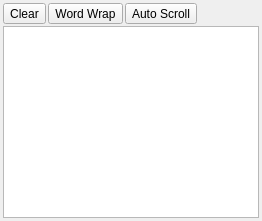
  <widget class="QDockWidget" name="dockWidgetLogs">
   <property name="windowTitle">
    <string>Logs</string>
   </property>
   <attribute name="dockWidgetArea">
    <number>8</number>
   </attribute>
   <widget class="QWidget" name="dockWidgetContents_3">
    <layout class="QVBoxLayout" name="verticalLayout_4">
     <property name="spacing">
      <number>2</number>
     </property>
     <property name="leftMargin">
      <number>3</number>
     </property>
     <property name="topMargin">
      <number>3</number>
     </property>
     <property name="rightMargin">
      <number>3</number>
     </property>
     <property name="bottomMargin">
      <number>3</number>
     </property>
     <item>
      <layout class="QHBoxLayout" name="horizontalLayout_2">
       <property name="topMargin">
        <number>0</number>
       </property>
       <item>
        <widget class="QToolButton" name="toolButton_7">
         <property name="text">
          <string>Clear</string>
         </property>
        </widget>
       </item>
       <item>
        <widget class="QToolButton" name="toolButton_6">
         <property name="text">
          <string>Word Wrap</string>
         </property>
        </widget>
       </item>
       <item>
        <widget class="QToolButton" name="toolButton_5">
         <property name="text">
          <string>Auto Scroll</string>
         </property>
        </widget>
       </item>
       <item>
        <spacer name="horizontalSpacer">
         <property name="orientation">
          <enum>Qt::Horizontal</enum>
         </property>
         <property name="sizeHint" stdset="0">
          <size>
           <width>40</width>
           <height>20</height>
          </size>
         </property>
        </spacer>
       </item>
      </layout>
     </item>
     <item>
      <widget class="QTextEdit" name="textEdit"/>
     </item>
    </layout>
   </widget>
  </widget>
